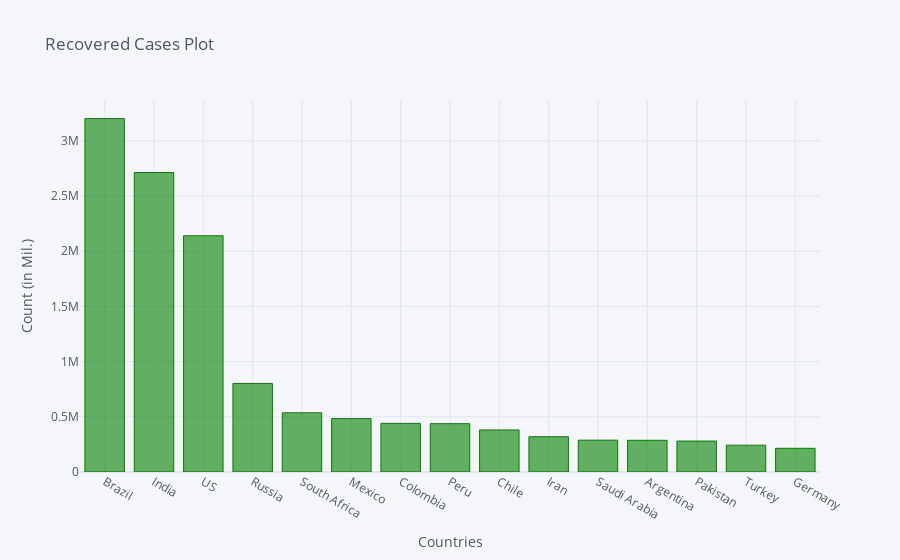

This figure's notebook cell:
### Code cell
recovered_df2_plot.iplot(kind='bar', x='Country/Region', y='8/29/20',color='green',
                         title='Recovered Cases Plot',xTitle='Countries',yTitle='Count (in Mil.)')

### Figure 1 — Plotly figure (JSON) as saved in the notebook; plotly's stock layout.template omitted (floating-point values rounded to 4 significant figures)
{"data": [{"marker": {"color": "rgba(0, 128, 0, 0.6)", "line": {"color": "rgba(0, 128, 0, 1.0)", "width": 1}}, "name": "8/29/20", "orientation": "v", "text": "", "type": "bar", "x": ["Brazil", "India", "US", "Russia", "South Africa", "Mexico", "Colombia", "Peru", "Chile", "Iran", "Saudi Arabia", "Argentina", "Pakistan", "Turkey", "Germany"], "y": [3202185, 2713933, 2140614, 802365, 536694, 484283, 440562, 438017, 381183, 319847, 288441, 287220, 280340, 242812, 214790]}], "layout": {"legend": {"bgcolor": "#F5F6F9", "font": {"color": "#4D5663"}}, "paper_bgcolor": "#F5F6F9", "plot_bgcolor": "#F5F6F9", "title": {"font": {"color": "#4D5663"}, "text": "Recovered Cases Plot"}, "xaxis": {"gridcolor": "#E1E5ED", "showgrid": true, "tickfont": {"color": "#4D5663"}, "title": {"font": {"color": "#4D5663"}, "text": "Countries"}, "zerolinecolor": "#E1E5ED"}, "yaxis": {"gridcolor": "#E1E5ED", "showgrid": true, "tickfont": {"color": "#4D5663"}, "title": {"font": {"color": "#4D5663"}, "text": "Count (in Mil.)"}, "zerolinecolor": "#E1E5ED"}}}
